Frame 1 (no input): blank canvas, image omitted
Frame 60 (the mouse pressed at the canvas centre just before this capture): blank canvas, image omitted
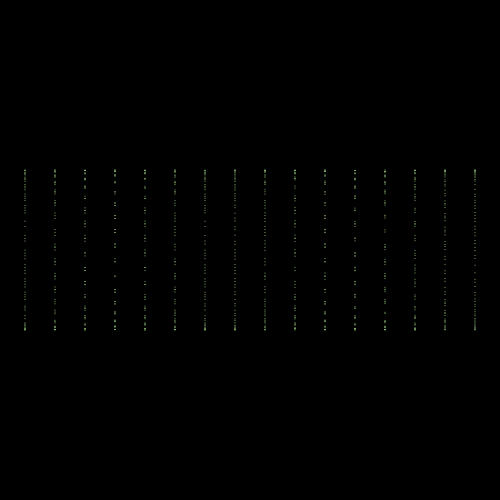
Frame 120 (the mouse held since frame 60 and released just before this capture)

The Processing sketch whose frames 1 and 60 were blank and that drew this single picture after the mouse press (run headless with seeded random() and noise(); from frame 60 on, the mouse is pressed at the canvas centre):

// Processing sketch: processing_145254
// ── processing_145254.pde

float counter = 0;

void setup() {size (500,500);
background(0);
}

void draw() {

if (mousePressed == true)
{
  translate(-5, height/2);
   
  for (int i=1; i<30; i++)
  {
    pushMatrix();
    translate(i*30, sin(counter+i)*80);
    ellipse(0, 0, 1, 1);
    fill(#B4ED94);
    noStroke();
    popMatrix();
     
    counter += 620;
  }

  }
}
